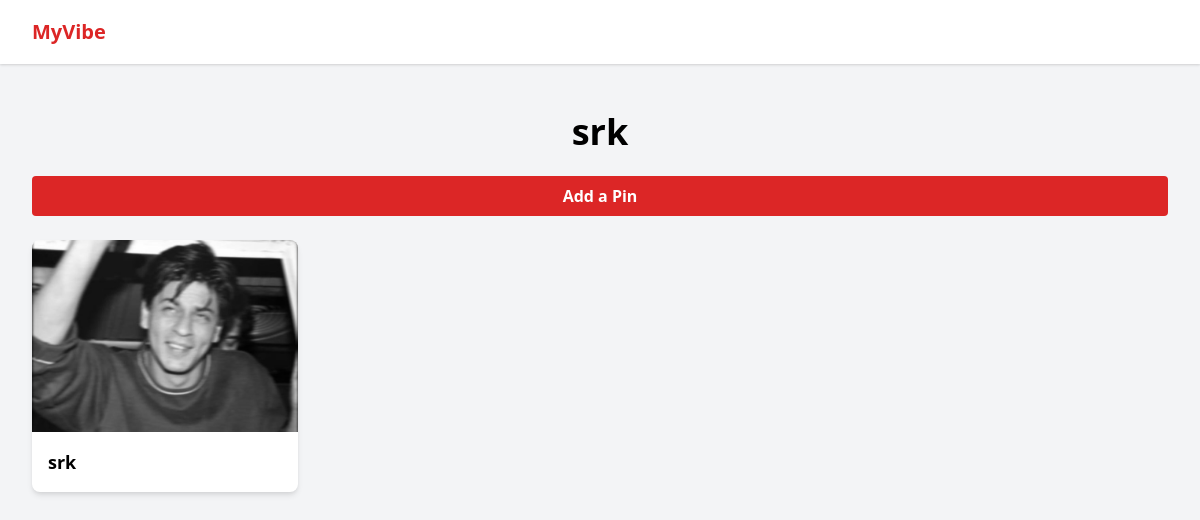
The page /board/8/ (signed in) on the database its author committed.
### core/models.py (models this page shows, shortened)
class Board(models.Model):
    name = models.CharField(max_length=100)
    user = models.ForeignKey(User, on_delete=models.CASCADE)

class Pin(models.Model):
    title = models.CharField(max_length=200)
    image = models.ImageField(upload_to='pins/')
    board = models.ForeignKey(Board, related_name='pins', on_delete=models.CASCADE)
    created_at = models.DateTimeField(auto_now_add=True)

### core/views.py (the view)
# urls.py: path('board/<int:board_id>/', board_detail, name='board_detail'),
@login_required
def board_detail(request, board_id):
    board = get_object_or_404(Board, id=board_id)  # Get the board or return 404 if not found
    pins = board.pins.all()  # Get all pins associated with the board
    return render(request, 'core/board_detail.html', {'board': board, 'pins': pins})

### core/templates/core/board_detail.html (shortened to what this page needs)
<!DOCTYPE html>
<html lang="en">
  <head>
    <link
      href="https://cdn.jsdelivr.net/npm/tailwindcss@2.2.19/dist/tailwind.min.css"
      rel="stylesheet"
    />
  </head>
  <body class="bg-gray-100">
    <nav class="bg-white shadow">
      <div class="max-w-7xl mx-auto px-2 sm:px-6 lg:px-8">
        <div class="relative flex items-center justify-between h-16">
          <div
            class="flex-1 flex items-center justify-center sm:items-stretch sm:justify-start"
          >
            <div class="flex-shrink-0">
              <a href="{% url 'home' %}" class="text-xl font-bold text-red-600"
                >MyVibe</a
              >
            </div>
          </div>
        </div>
      </div>
    </nav>
    <main class="py-12">
      <div class="max-w-7xl mx-auto px-4 sm:px-6 lg:px-8">
        <h1 class="text-4xl font-bold mb-6 text-center">{{ board.name }}</h1>
        <a
          href="{% url 'add_pin' board.id %}"
          class="bg-red-600 hover:bg-red-700 text-white font-bold py-2 px-4 rounded mb-4 block text-center"
          >Add a Pin</a
        >
        <div
          class="grid grid-cols-1 sm:grid-cols-2 md:grid-cols-3 lg:grid-cols-4 gap-6 mt-6"
        >
          {% for pin in pins %}
          <div
            class="bg-white shadow-md rounded-lg overflow-hidden transition-transform transform hover:scale-105"
          >
            <img
              src="{{ pin.image.url }}"
              alt="{{ pin.title }}"
              class="w-full h-48 object-cover"
            />
            <div class="p-4">
              <h3 class="text-lg font-semibold">{{ pin.title }}</h3>
            </div>
          </div>
          {% empty %}
          <p>No pins available in this board.</p>
          {% endfor %}
        </div>
      </div>
    </main>
  </body>
</html>

### rows shown on the page
Board: name "srk"
Pin: image (picture), title "srk"
